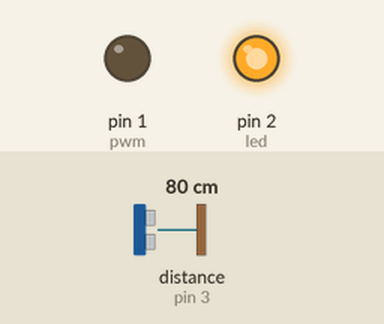
This sketch was run on a simulated Arduino Uno, built with avr-gcc and run on an emulated ATmega328P. On the bench: output pins drawn as LEDs (lit = HIGH). Wiring (inferred from the names in the program): ultrasonic range finder: trigger pin 4; echo pin 3. Dashed ring = blinking. The inputs (shaded band) are chosen by the test bench; at power-on: distance to the obstacle (sensor on pin 3) 80 cm. The echo pulse lasts 58.3 µs per cm; pins used as bus, display or sensor lines are not drawn.

Above: at 1.2 s.
1.3 s: distance to the obstacle (sensor on pin 3) set to 22 cm
3.0 s: distance to the obstacle (sensor on pin 3) set to 18 cm
At 3.63 s:
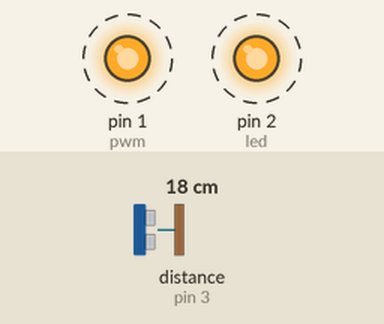
6.0 s: distance to the obstacle (sensor on pin 3) set to 35 cm
At 7.0 s:
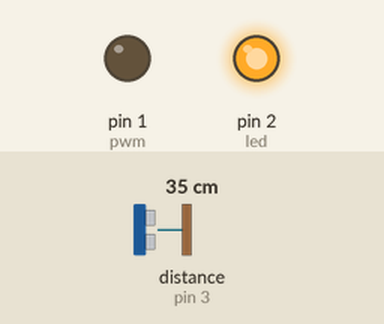
7.5 s: distance to the obstacle (sensor on pin 3) set to 17 cm
At 7.66 s:
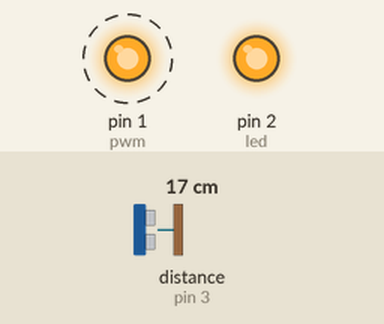
Timing chart, 0 to 11.5 s (numbered marks = the images above; inputs shaded):
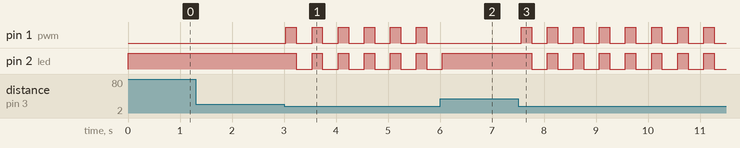

The sketch:

atinny85.ino
```cpp
#define trigPin 4
#define echoPin 3
#define pwm 1
#define led 2

void setup() {
  pinMode(trigPin, OUTPUT);
  pinMode(echoPin, INPUT);
  pinMode(pwm, OUTPUT);
  pinMode(led, OUTPUT);
}

void loop() {
  long duration, distance;
  digitalWrite(trigPin, LOW);  // Added this line
  delayMicroseconds(2); // Added this line
  digitalWrite(trigPin, HIGH);
  delayMicroseconds(10); // Added this line
  digitalWrite(trigPin, LOW);
  duration = pulseIn(echoPin, HIGH);
  distance = (duration/2) / 29.1;


 if (distance >20  ){
  analogWrite(pwm, 0);
  digitalWrite(led, HIGH);
 }
if (13<distance&&distance<20){
  analogWrite(pwm, 250);
  digitalWrite(led, HIGH);
  delay (200);
  digitalWrite(led, LOW);
  analogWrite(pwm, 0);
 }
 else if (distance<13){
  analogWrite(pwm, 250);
  digitalWrite(led, HIGH);
  delay (70);
  digitalWrite(led,LOW);
  analogWrite(pwm, 0);
 }


 delay (300);
}
```

Measured:
- the behaviour switches between 21 and 20 cm on distance to the obstacle (sensor on pin 3) (found by bisection; images 0 and 1)
- after the input at 1.3 s, every drawn part: stays the same
- after the input at 3.0 s, pin 1 (pwm): alternates HIGH for 0.20 s and LOW for 0.30 s, starting at once; pin 2 (led): alternates HIGH for 0.20 s and LOW for 0.30 s, starting after 0.24 s
- after the input at 6.0 s, pin 1 (pwm): stops changing and stays LOW; pin 2 (led): goes on until 6.0 s, then stays HIGH
- after the input at 7.5 s, pin 1 (pwm): alternates HIGH for 0.20 s and LOW for 0.30 s, starting after 0.06 s; pin 2 (led): alternates HIGH for 0.20 s and LOW for 0.30 s, starting after 0.26 s
